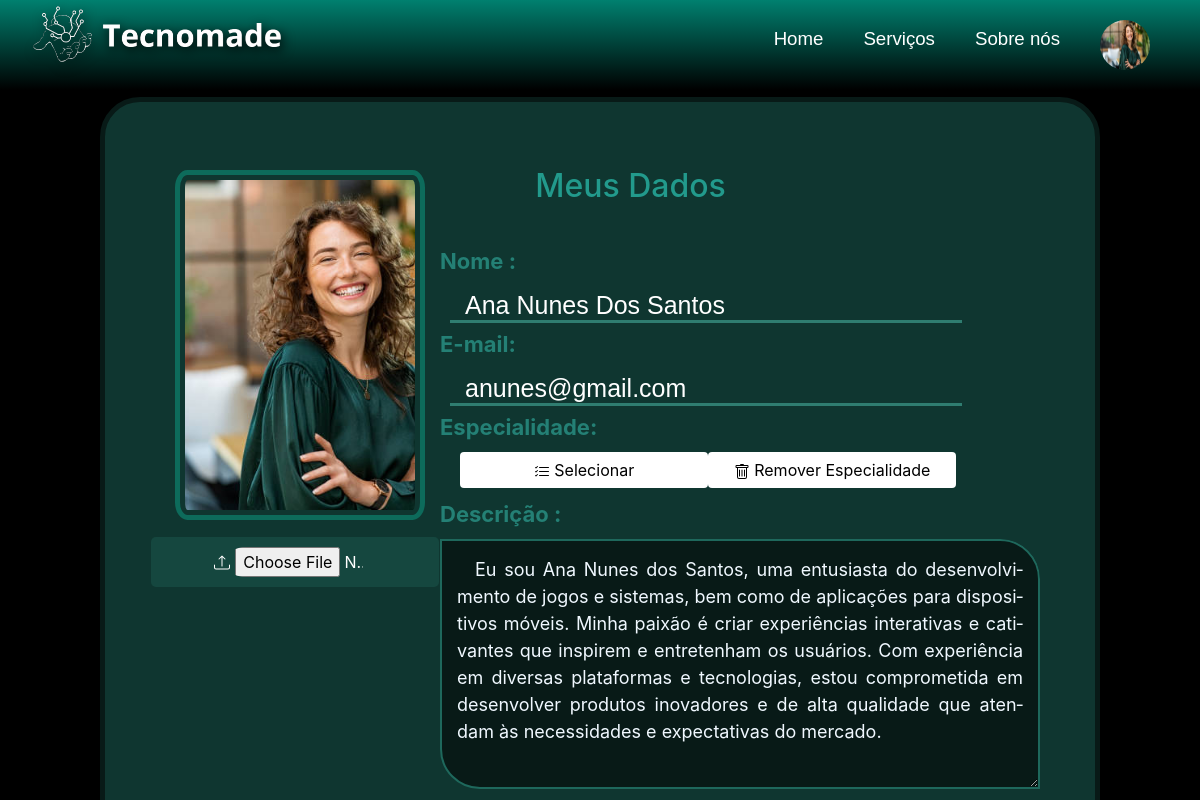
Page /editarPerfilPf.php (signed in) on the committed database.
### tables this page shows
CREATE TABLE `prof` (
  `id_Pf` int(11) NOT NULL,
  `pfName` varchar(100) NOT NULL,
  `dtNasPf` date NOT NULL,
  `email` varchar(100) NOT NULL,
  `celPf` varchar(20) NOT NULL,
  `gender` char(1) NOT NULL,
  `hashPass` varchar(255) NOT NULL,
  `cnpj` varchar(20) NOT NULL,
  `imgName` varchar(255) NOT NULL,
  `categorias` varchar(20) DEFAULT NULL,
  `descPf` text NOT NULL,
  `avaliacao_media` float DEFAULT NULL
);

### editarPerfilPf.php (the view, shortened to what this page needs)
<?php
require_once "connect.php";
require_once 'navPf.php';
?>
<!DOCTYPE html>
<html lang="pt-br">
<head>
    <link rel="stylesheet" href="./css/perfilPf.css">
<link rel="stylesheet" href="https://stackpath.bootstrapcdn.com/bootstrap/4.3.1/css/bootstrap.min.css">
</head>
<body>
    <div class="container">
        <div class="dados-pf dados-pf_edit">
            <?php
            if (isset($_SESSION['id_Pf'])) {
                $sql = "SELECT * FROM prof WHERE id_Pf = $_SESSION[id_Pf]";
                $result = $conn->query($sql);
                if ($result->num_rows > 0) {
                    $row = $result->fetch_assoc();
                    if (!empty($row['imgName'])) {
                        $imgPf = "upload/" . $row['imgName'];
                        echo "<img src='$imgPf' class='imgPf_edit'><br><br>";
                    }
                    echo "<form method='POST' class='form_pf form_pf_edit' enctype='multipart/form-data'>";
                    echo"<div class='input_file'>";
                    echo "<svg xmlns='http://www.w3.org/2000/svg' width='16' height='16' fill='currentColor' class='bi bi-upload' viewBox='0 0 16 16'>
                    <path d='M.5 9.9a.5.5 0 0 1 .5.5v2.5a1 1 0 0 0 1 1h12a1 1 0 0 0 1-1v-2.5a.5.5 0 0 1 1 0v2.5a2 2 0 0 1-2 2H2a2 2 0 0 1-2-2v-2.5a.5.5 0 0 1 .5-.5'/>
                    <path d='M7.646 1.146a.5.5 0 0 1 .708 0l3 3a.5.5 0 0 1-.708.708L8.5 2.707V11.5a.5.5 0 0 1-1 0V2.707L5.354 4.854a.5.5 0 1 1-.708-.708z'/></svg><input type='file' name='imagem' accept='foto/'>";
                    echo "</div>";
                    echo "<div class='cont_pf cont_pf_edit'>";
                    echo "<h3 class='title_perfil title_perfil_edit'>Meus Dados</h3><br>";
                    echo "<hr>";
                    echo "<div class='area'>";
                    echo "<label class='lbl_dados'>Nome : </label><br>";
                    echo "<input type='text' class='inp_dados' name='pfName' value='" . $row["pfName"] . "'>";
                    echo "</div>";
                    echo "<div class='area'>";
                    echo "<label class='lbl_dados'>E-mail:</label><br>";
                    echo "<input type='text' class='inp_dados' name='email' value='" . $row["email"] . "'>";
                    echo "</div>";
                    echo "<div class='area'>";
                    echo "<label class='lbl_dados'>Especialidade:</label>";
                    echo "</div>";
                    echo "<div class='buttons_cat'>";
                    echo "<button type='button' class='btn btn-primary' onclick='loadServices()'><svg xmlns='http://www.w3.org/2000/svg' width='16' height='16' fill='currentColor' class='bi bi-list-check' viewBox='0 0 16 16'>
                    <path fill-rule='evenodd' d='M5 11.5a.5.5 0 0 1 .5-.5h9a.5.5 0 0 1 0 1h-9a.5.5 0 0 1-.5-.5m0-4a.5.5 0 0 1 .5-.5h9a.5.5 0 0 1 0 1h-9a.5.5 0 0 1-.5-.5m0-4a.5.5 0 0 1 .5-.5h9a.5.5 0 0 1 0 1h-9a.5.5 0 0 1-.5-.5M3.854 2.146a.5.5 0 0 1 0 .708l-1.5 1.5a.5.5 0 0 1-.708 0l-.5-.5a.5.5 0 1 1 .708-.708L2 3.293l1.146-1.147a.5.5 0 0 1 .708 0m0 4a.5.5 0 0 1 0 .708l-1.5 1.5a.5.5 0 0 1-.708 0l-.5-.5a.5.5 0 1 1 .708-.708L2 7.293l1.146-1.147a.5.5 0 0 1 .708 0m0 4a.5.5 0 0 1 0 .708l-1.5 1.5a.5.5 0 0 1-.708 0l-.5-.5a.5.5 0 0 1 .708-.708l.146.147 1.146-1.147a.5.5 0 0 1 .708 0'/>
                  </svg> Selecionar</button>";
                    echo "<button type='button' class='btn btn-primary'  id='btnRemoverCategoria'><svg xmlns='http://www.w3.org/2000/svg' width='16' height='16' fill='currentColor' class='bi bi-trash' viewBox='0 0 16 16'>
                    <path d='M5.5 5.5A.5.5 0 0 1 6 6v6a.5.5 0 0 1-1 0V6a.5.5 0 0 1 .5-.5m2.5 0a.5.5 0 0 1 .5.5v6a.5.5 0 0 1-1 0V6a.5.5 0 0 1 .5-.5m3 .5a.5.5 0 0 0-1 0v6a.5.5 0 0 0 1 0z'/>
                    <path d='M14.5 3a1 1 0 0 1-1 1H13v9a2 2 0 0 1-2 2H5a2 2 0 0 1-2-2V4h-.5a1 1 0 0 1-1-1V2a1 1 0 0 1 1-1H6a1 1 0 0 1 1-1h2a1 1 0 0 1 1 1h3.5a1 1 0 0 1 1 1zM4.118 4 4 4.059V13a1 1 0 0 0 1 1h6a1 1 0 0 0 1-1V4.059L11.882 4zM2.5 3h11V2h-11z'/>
                  </svg> Remover Especialidade</button>";
                    echo "</div>";
                    if ($row['descPf'] != '') {
                    echo "<label class='lbl_dados'>Descrição :</label><br>";
                    echo "<div class='cont_descPf_textarea'>";
                    echo "<textarea name='descPf' class='descPf  '>" . $row["descPf"] . "</textarea>";
                    echo "</div>";
                    }
                    echo "</div>";
                    echo "</form>";
                }
            } else {
                echo "ID do usuário não encontrado.";
            }
            ?>
        </div>
    </div>
</body>
</html>

### navPf.php (shortened to what this page needs)
<?php
include ("connect.php");
?>
<head>
  <link rel="stylesheet" href="./css/style_nav.css">
</head>
<div class="header cleafix">
  <div class="container_nav">
    <a class="backhome" href="index.php">
      <img src="./imgs/icon_logo_nav_bar.png" class="logo" />
    </a>
    <ul class="nav">
      <li><a href="homePf.php" class="nav-links linkHome">Home</a></li>
      <li><a href="paginaDeServicosParaPrestador.php" class="nav-links linkServices">Serviços</a></li>
      <li><a href="sobre.php" class="nav-links linkSobre">Sobre nós</a></li>
      <li class="nav-item dropdown_nav">
        <a class="nav-img">
          <?php
          $sql = "SELECT * FROM prof WHERE id_Pf = $_SESSION[id_Pf]";
          $result = $conn->query($sql);
          if ($result->num_rows > 0) {
            $row = $result->fetch_assoc();
            if (!empty($row['imgName'])) {
              $imgPf = "upload/" . $row['imgName'];
              echo "<img src='$imgPf' alt='Imagem do Profissional' class='imgPf'><br><br>";
            }
          }
          ?>
        </a>
      </li>
    </ul>
  </div>
</div>

### css/style_nav.css (style rules this page uses)
.header { height: 80px; width: 100%; padding: 0px 20px; box-sizing: border-box; position: absolute; display: flex; flex-wrap: wrap; background: linear-gradient(0deg, transparent, rgb(0, 128, 111)); height: 90px; font-family: "League Spartan", sans-serif; width: 100%; top: 0; left: 0; align-items: center; z-index: 9; transition: background-color 0.3s ease; }
.logo { display: block; width: auto !important; height: 80px; object-fit: cover; padding: 10px; filter: drop-shadow(2px 4px 6px black); float: left; margin-top: -20px; }
.nav { float: right; list-style: none !important; position: absolute; right: 30px; }
.nav li { float: left; }
.nav a { display: block; text-decoration: none !important; padding: 10px 20px; font-size: 14pt; }
.nav-links,.nav-link { color: #ffffff; text-decoration: none !important; }
.nav-links::after, .nav-link::after { display: block; margin: 0 auto; margin-top: 5px; width: 0; height: 2px; background-color: rgb(255, 255, 255); content: ""; opacity: 0; -webkit-transition: width 0.6s, opacity 0.8s; -moz-transition: width 0.6s, opacity 0.8s; transition: width 0.6s, opacity 0.8s; }

### css/perfilPf.css (style rules this page uses)
body, html { margin: 0; padding: 0; box-sizing: border-box; background-color: black !important; }
.container { width: 80%; height: 100%; padding-top: 5%; background-color: rgb(0, 0, 0); margin-top: 10%; display: flex; margin: auto; justify-content: center; overflow: hidden; position: relative; }
.container .imgPf_edit { width: 250px; height: 350px; text-align: center; display: flex; position: relative; border-radius: 5%; padding: 5px; margin-bottom: 0; border: 5px solid rgb(13, 107, 91); object-fit: cover; top: 30%; transform: translateY(-50%); transition: 1s; margin: 0 15px 0 55px; }
.inp_dados { color: rgb(0, 0, 0); font-size: 18px; margin-top: 5px; margin-left: 10px; width: 80%; min-height: 25px; color: rgb(255, 255, 255); padding: 0px 10px 0px 15px; background: transparent; border: none; border-bottom: 3px solid #2f7d70; outline: none; line-height: 25px; margin-bottom: 5px; font-family: "League Spartan", sans-serif; font-size: 25px; }
.lbl_dados { color: rgb(36, 128, 117); font-size: 22px; font-weight: bold; }
.input_file { display: flex; background: #15473f; border-radius: 5px; padding: 5px; margin: 5px; margin-top: 40px; color: #ffffff; width: 45%; padding-left:0; position: relative; top: 50%; left: -46%; }
.input_file svg { margin-top: 8px; height: 25px; color: #ffffff; margin-left: 22.5%; }
input[type=file] { width: 45% ; margin: 5px !important; border-radius: 10% !important; padding: 5px; }
hr { border: 2px solid #0f3630 !important; padding: 0; width: 100%; }
.buttons_cat { display: block; margin-left: 20px; }
.btn { margin-bottom: 10px; width: 40%; background-color: #ffffff !important; color: #000000 !important; border: none !important; }
input[type="file"] { appearance: none; background-color: initial; cursor: default; align-items: baseline; color: inherit; text-overflow: ellipsis; text-align: start !important; padding: initial; border: initial; white-space: pre; overflow: hidden !important; }
.form_pf { width: 100%; height: 100%; }
.cont_pf_edit { margin-top:-90px ; }
.title_perfil { color: rgb(34, 154, 140); text-align: center; margin: 50px 35px 30px 30px; margin-bottom: -20px; margin-left: -15%; font-size: 32px; }
.title_perfil_edit { margin-left: -35%; }
.descPf { overflow: scroll !important; word-wrap: break-word; min-height: 100px; max-height: 250px; width: 650px; border-radius: 0px 40px 0px 40px; text-align: justify; padding: 15px; padding-right: 15px; background-color: #081a17; color: aliceblue; text-indent: 1em; overflow-wrap: break-word; font-size: 18px; border: #1e685c solid 2px; hyphens: auto; margin-bottom: 4%; }
textarea { min-height: 250px !important; width: 600px !important; }
.cont_descPf_textarea { overflow: hidden !important; border-radius: 0px 40px 0px 40px; min-height: 250px !important; width: 600px !important; }
.dados-pf { display: flex; min-height: 850px; max-height: 950px; width: 1000px; border-radius: 40px; position: relative; top: 5%; padding: 15px; border: #081a17 5px solid; background-color: #0f3630; overflow: hidden; }
.dados-pf_edit { min-height: 800px; max-height: 800px; }

### navPf.php (style rules this page uses)
.nav-img img { width: 50px; height: 50px; border-radius: 50%; margin-top: -5px; }

### rows in the picture
prof: imgName (picture), pfName "Ana Nunes Dos Santos", email "anunes@gmail.com", descPf "Eu sou Ana Nunes dos Santos, uma entusiasta do desenvolvimento de jogos e sistemas, bem como de aplicações para dispositivos móveis. Minha paixão é criar experiências interativas e cativantes que inspirem e entretenham os usuários. Com experiência em diversas plataformas e tecnologias, estou comprometida em desenvolver produtos inovadores e de alta qualidade que atendam às necessidades e expectativas do mercado."
